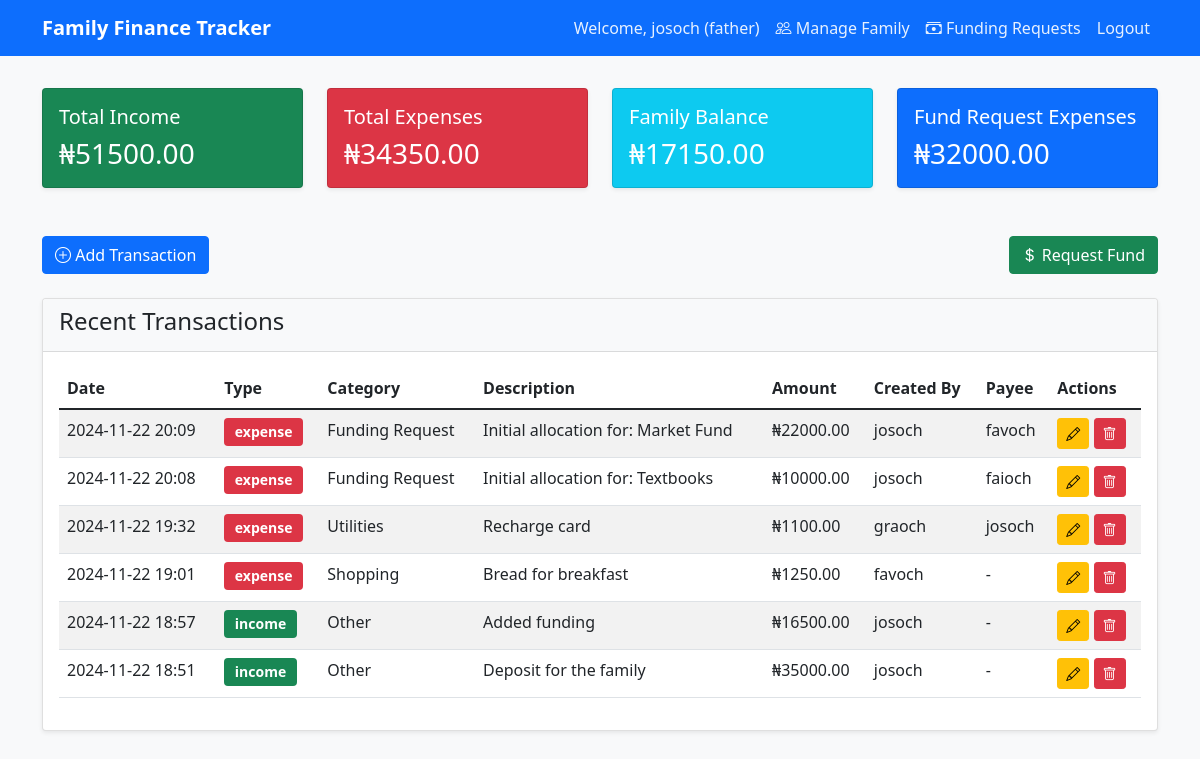
The page /dashboard (signed in) on the database its author committed.
### app.py (models this page shows, shortened)
class User(db.Model, UserMixin):
    id = db.Column(db.Integer, primary_key=True)
    username = db.Column(db.String(80), unique=True, nullable=False)
    email = db.Column(db.String(120), unique=True, nullable=False)
    password_hash = db.Column(db.String(128))
    role = db.Column(db.String(20), nullable=False)
    balance = db.Column(db.Float, default=0.0)
    is_active = db.Column(db.Boolean, default=True)
    family_id = db.Column(db.Integer, db.ForeignKey('family.id'))
    created_at = db.Column(db.DateTime, default=datetime.utcnow)
    funding_requests = db.relationship('FundingRequest',
                                     foreign_keys='FundingRequest.requested_by',
                                     backref=db.backref('requester_ref', lazy=True),
                                     lazy=True)
    requests_approved = db.relationship('FundingRequest',
                                      foreign_keys='FundingRequest.approved_by',
                                      backref=db.backref('approver_ref', lazy=True),
                                      lazy=True)
    funding_request_balances = db.relationship('FundingRequestBalance',
                                             backref='user_ref',
                                             lazy=True)
    @property
    def password(self):
        raise AttributeError('password is not a readable attribute')

class Transaction(db.Model):
    __tablename__ = 'financial_transaction'
    id = db.Column(db.Integer, primary_key=True)
    amount = db.Column(db.Float, nullable=False)
    category = db.Column(db.String(50), nullable=False)
    description = db.Column(db.String(200))
    transaction_type = db.Column(db.String(20), nullable=False)  # income/expense
    created_by = db.Column(db.Integer, db.ForeignKey('user.id'), nullable=False)
    payee_id = db.Column(db.Integer, db.ForeignKey('user.id'))
    family_id = db.Column(db.Integer, db.ForeignKey('family.id'), nullable=False)
    created_at = db.Column(db.DateTime, default=datetime.utcnow)
    creator = db.relationship('User', foreign_keys=[created_by], backref='transactions_created')
    payee = db.relationship('User', foreign_keys=[payee_id], backref='transactions_received')

### app.py (the view)
@app.route('/dashboard')
@login_required
def dashboard():
    transactions = Transaction.query.filter_by(family_id=current_user.family_id).order_by(Transaction.created_at.desc()).all()
    total_income = sum(t.amount for t in transactions if t.transaction_type == 'income')
    total_expense = sum(t.amount for t in transactions if t.transaction_type == 'expense')
    balance = total_income - total_expense
    funding_request_transactions = db.session.query(Transaction).join(
        FundingRequestTransaction,
        Transaction.id == FundingRequestTransaction.transaction_id
    ).filter(
        Transaction.family_id == current_user.family_id,
        Transaction.created_by == current_user.id,
        Transaction.transaction_type == 'expense'
    ).all()
    user_balance = sum(t.amount for t in funding_request_transactions)
    return render_template('dashboard.html',
                         transactions=transactions,
                         total_income=total_income,
                         total_expense=total_expense,
                         balance=balance,
                         user_balance=user_balance)

### app.py (called while the page is built)
@login_manager.user_loader
def load_user(user_id):
    return User.query.get(int(user_id))

### templates/dashboard.html (shortened to what this page needs)
<!DOCTYPE html>
<html lang="en">
<head>
    <link href="https://cdn.jsdelivr.net/npm/bootstrap@5.1.3/dist/css/bootstrap.min.css" rel="stylesheet">
    <link rel="stylesheet" href="https://cdn.jsdelivr.net/npm/bootstrap-icons@1.7.2/font/bootstrap-icons.css">
    <link rel="stylesheet" href="{{ url_for('static', filename='style.css') }}">
</head>
<body>
    <nav class="navbar navbar-expand-lg navbar-dark bg-primary">
        <div class="container">
            <a class="navbar-brand" href="#">Family Finance Tracker</a>
            <div class="collapse navbar-collapse" id="navbarNav">
                <ul class="navbar-nav ms-auto">
                    <li class="nav-item">
                        <span class="nav-link">Welcome, {{ current_user.username }} ({{ current_user.role }})</span>
                    </li>
                    {% if current_user.role == 'father' %}
                    <li class="nav-item">
                        <a class="nav-link" href="{{ url_for('manage_family_members') }}">
                            <i class="bi bi-people"></i> Manage Family
                        </a>
                    </li>
                    {% endif %}
                    <li class="nav-item">
                        <a class="nav-link" href="{{ url_for('funding_requests') }}">
                            <i class="bi bi-cash-stack"></i> Funding Requests
                        </a>
                    </li>
                    <li class="nav-item">
                        <a class="nav-link" href="{{ url_for('logout') }}">Logout</a>
                    </li>
                </ul>
            </div>
        </div>
    </nav>
    <div class="container mt-4">
        <div class="row mb-4">
            <div class="col-md-3">
                <div class="card bg-success text-white">
                    <div class="card-body">
                        <h5 class="card-title">Total Income</h5>
                        <h3 class="card-text">₦{{ "%.2f"|format(total_income) }}</h3>
                    </div>
                </div>
            </div>
            <div class="col-md-3">
                <div class="card bg-danger text-white">
                    <div class="card-body">
                        <h5 class="card-title">Total Expenses</h5>
                        <h3 class="card-text">₦{{ "%.2f"|format(total_expense) }}</h3>
                    </div>
                </div>
            </div>
            <div class="col-md-3">
                <div class="card bg-info text-white">
                    <div class="card-body">
                        <h5 class="card-title">Family Balance</h5>
                        <h3 class="card-text">₦{{ "%.2f"|format(balance) }}</h3>
                    </div>
                </div>
            </div>
            <div class="col-md-3">
                <div class="card bg-primary text-white">
                    <div class="card-body">
                        <h5 class="card-title">Fund Request Expenses</h5>
                        <h3 class="card-text">₦{{ "%.2f"|format(user_balance) }}</h3>
                    </div>
                </div>
            </div>
        </div>
        <div class="row mb-4">
            <div class="col d-flex justify-content-between">
                <a href="{{ url_for('add_transaction') }}" class="btn btn-primary">
                    <i class="bi bi-plus-circle"></i> Add Transaction
                </a>
                <a href="{{ url_for('add_funding_request') }}" class="btn btn-success">
                    <i class="bi bi-currency-dollar"></i> Request Fund
                </a>
            </div>
        </div>
        <div class="card">
            <div class="card-header">
                <h4>Recent Transactions</h4>
            </div>
            <div class="card-body">
                <div class="table-responsive">
                    <table class="table table-striped">
                        <thead>
                            <tr>
                                <th>Date</th>
                                <th>Type</th>
                                <th>Category</th>
                                <th>Description</th>
                                <th>Amount</th>
                                <th>Created By</th>
                                <th>Payee</th>
                                <th>Actions</th>
                            </tr>
                        </thead>
                        <tbody>
                            {% for transaction in transactions %}
                            <tr>
                                <td>{{ transaction.created_at.strftime('%Y-%m-%d %H:%M') }}</td>
                                <td>
                                    <span class="badge {% if transaction.transaction_type == 'income' %}bg-success{% else %}bg-danger{% endif %}">
                                        {{ transaction.transaction_type }}
                                    </span>
                                </td>
                                <td>{{ transaction.category }}</td>
                                <td>{{ transaction.description }}</td>
                                <td>₦{{ "%.2f"|format(transaction.amount) }}</td>
                                <td>{{ transaction.creator.username }}</td>
                                <td>{{ transaction.payee.username if transaction.payee else '-' }}</td>
                                <td>
                                    <a href="{{ url_for('edit_transaction', id=transaction.id) }}" class="btn btn-sm btn-warning">
                                        <i class="bi bi-pencil"></i>
                                    </a>
                                    <a href="{{ url_for('delete_transaction', id=transaction.id) }}" class="btn btn-sm btn-danger" onclick="return confirm('Are you sure you want to delete this transaction?')">
                                        <i class="bi bi-trash"></i>
                                    </a>
                                </td>
                            </tr>
                            {% endfor %}
                        </tbody>
                    </table>
                </div>
            </div>
        </div>
    </div>
</body>
</html>

### static/style.css (style rules this page uses)
body { background-color: #f8f9fa; }
.navbar { margin-bottom: 2rem; }
.card { box-shadow: 0 0.125rem 0.25rem rgba(0, 0, 0, 0.075); margin-bottom: 1.5rem; }
.card-header { background-color: #f8f9fa; border-bottom: 1px solid rgba(0, 0, 0, 0.125); }
.table th { font-weight: 600; }
.badge { font-size: 0.875rem; padding: 0.5em 0.75em; }
.btn-primary { background-color: #0d6efd; border-color: #0d6efd; }
.navbar-brand { font-weight: 600; }
.nav-link { color: rgba(255, 255, 255, 0.9) !important; }

### rows shown on the page
User: username "josoch", role "father"
Transaction: amount "22000.00"
Transaction: amount "10000.00"
Transaction: amount "1100.00"
Transaction: amount "1250.00"
Transaction: amount "16500.00"
Transaction: amount "35000.00"

### other values the page prints
{{ "%.2f"|format(total_income) }} "51500.00"
{{ "%.2f"|format(total_expense) }} "34350.00"
{{ "%.2f"|format(balance) }} "17150.00"
{{ "%.2f"|format(user_balance) }} "32000.00"
